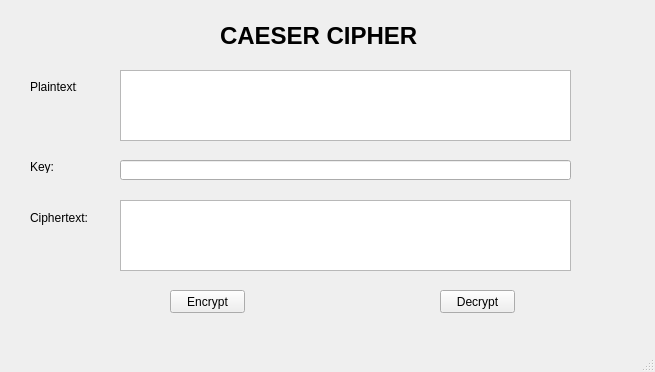
<?xml version="1.0" encoding="UTF-8"?>
<ui version="4.0">
 <class>MainWindow</class>
 <widget class="QMainWindow" name="MainWindow">
  <property name="geometry">
   <rect>
    <x>0</x>
    <y>0</y>
    <width>655</width>
    <height>372</height>
   </rect>
  </property>
  <property name="windowTitle">
   <string>MainWindow</string>
  </property>
  <widget class="QWidget" name="centralwidget">
   <widget class="QLabel" name="label">
    <property name="geometry">
     <rect>
      <x>220</x>
      <y>20</y>
      <width>211</width>
      <height>31</height>
     </rect>
    </property>
    <property name="font">
     <font>
      <pointsize>18</pointsize>
      <weight>75</weight>
      <bold>true</bold>
     </font>
    </property>
    <property name="text">
     <string>CAESER CIPHER</string>
    </property>
   </widget>
   <widget class="QLabel" name="label_2">
    <property name="geometry">
     <rect>
      <x>30</x>
      <y>80</y>
      <width>47</width>
      <height>13</height>
     </rect>
    </property>
    <property name="text">
     <string>Plaintext:</string>
    </property>
   </widget>
   <widget class="QTextEdit" name="txt_plaintext">
    <property name="geometry">
     <rect>
      <x>120</x>
      <y>70</y>
      <width>451</width>
      <height>71</height>
     </rect>
    </property>
   </widget>
   <widget class="QLabel" name="label_3">
    <property name="geometry">
     <rect>
      <x>30</x>
      <y>160</y>
      <width>47</width>
      <height>13</height>
     </rect>
    </property>
    <property name="text">
     <string>Key:</string>
    </property>
   </widget>
   <widget class="QLineEdit" name="txt_key">
    <property name="geometry">
     <rect>
      <x>120</x>
      <y>160</y>
      <width>451</width>
      <height>20</height>
     </rect>
    </property>
   </widget>
   <widget class="QLabel" name="label_4">
    <property name="geometry">
     <rect>
      <x>30</x>
      <y>210</y>
      <width>61</width>
      <height>16</height>
     </rect>
    </property>
    <property name="text">
     <string>Ciphertext:</string>
    </property>
   </widget>
   <widget class="QTextEdit" name="txt_ciphertext">
    <property name="geometry">
     <rect>
      <x>120</x>
      <y>200</y>
      <width>451</width>
      <height>71</height>
     </rect>
    </property>
   </widget>
   <widget class="QPushButton" name="btn_encrypt">
    <property name="geometry">
     <rect>
      <x>170</x>
      <y>290</y>
      <width>75</width>
      <height>23</height>
     </rect>
    </property>
    <property name="text">
     <string>Encrypt</string>
    </property>
   </widget>
   <widget class="QPushButton" name="btn_decrypt">
    <property name="geometry">
     <rect>
      <x>440</x>
      <y>290</y>
      <width>75</width>
      <height>23</height>
     </rect>
    </property>
    <property name="text">
     <string>Decrypt</string>
    </property>
   </widget>
  </widget>
  <widget class="QMenuBar" name="menubar">
   <property name="geometry">
    <rect>
     <x>0</x>
     <y>0</y>
     <width>655</width>
     <height>21</height>
    </rect>
   </property>
  </widget>
  <widget class="QStatusBar" name="statusbar"/>
 </widget>
 <resources/>
 <connections/>
</ui>
